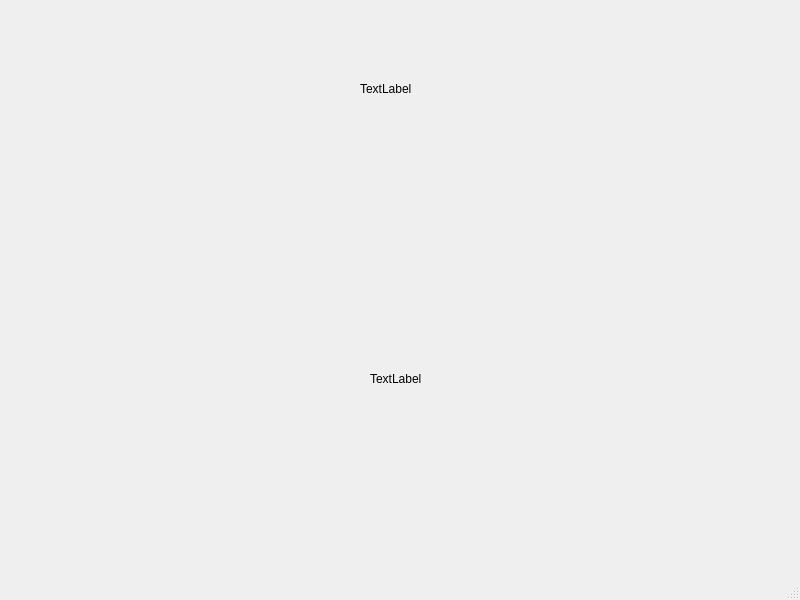
<?xml version="1.0" encoding="UTF-8"?>
<ui version="4.0">
 <class>MainWindow</class>
 <widget class="QMainWindow" name="MainWindow">
  <property name="geometry">
   <rect>
    <x>0</x>
    <y>0</y>
    <width>800</width>
    <height>600</height>
   </rect>
  </property>
  <property name="windowTitle">
   <string>MainWindow</string>
  </property>
  <widget class="QWidget" name="centralwidget">
   <widget class="QLabel" name="label">
    <property name="geometry">
     <rect>
      <x>360</x>
      <y>80</y>
      <width>66</width>
      <height>17</height>
     </rect>
    </property>
    <property name="text">
     <string>TextLabel</string>
    </property>
   </widget>
   <widget class="QLabel" name="label_2">
    <property name="geometry">
     <rect>
      <x>370</x>
      <y>370</y>
      <width>66</width>
      <height>17</height>
     </rect>
    </property>
    <property name="text">
     <string>TextLabel</string>
    </property>
   </widget>
  </widget>
  <widget class="QMenuBar" name="menubar">
   <property name="geometry">
    <rect>
     <x>0</x>
     <y>0</y>
     <width>800</width>
     <height>22</height>
    </rect>
   </property>
  </widget>
  <widget class="QStatusBar" name="statusbar"/>
 </widget>
 <resources/>
 <connections/>
</ui>
